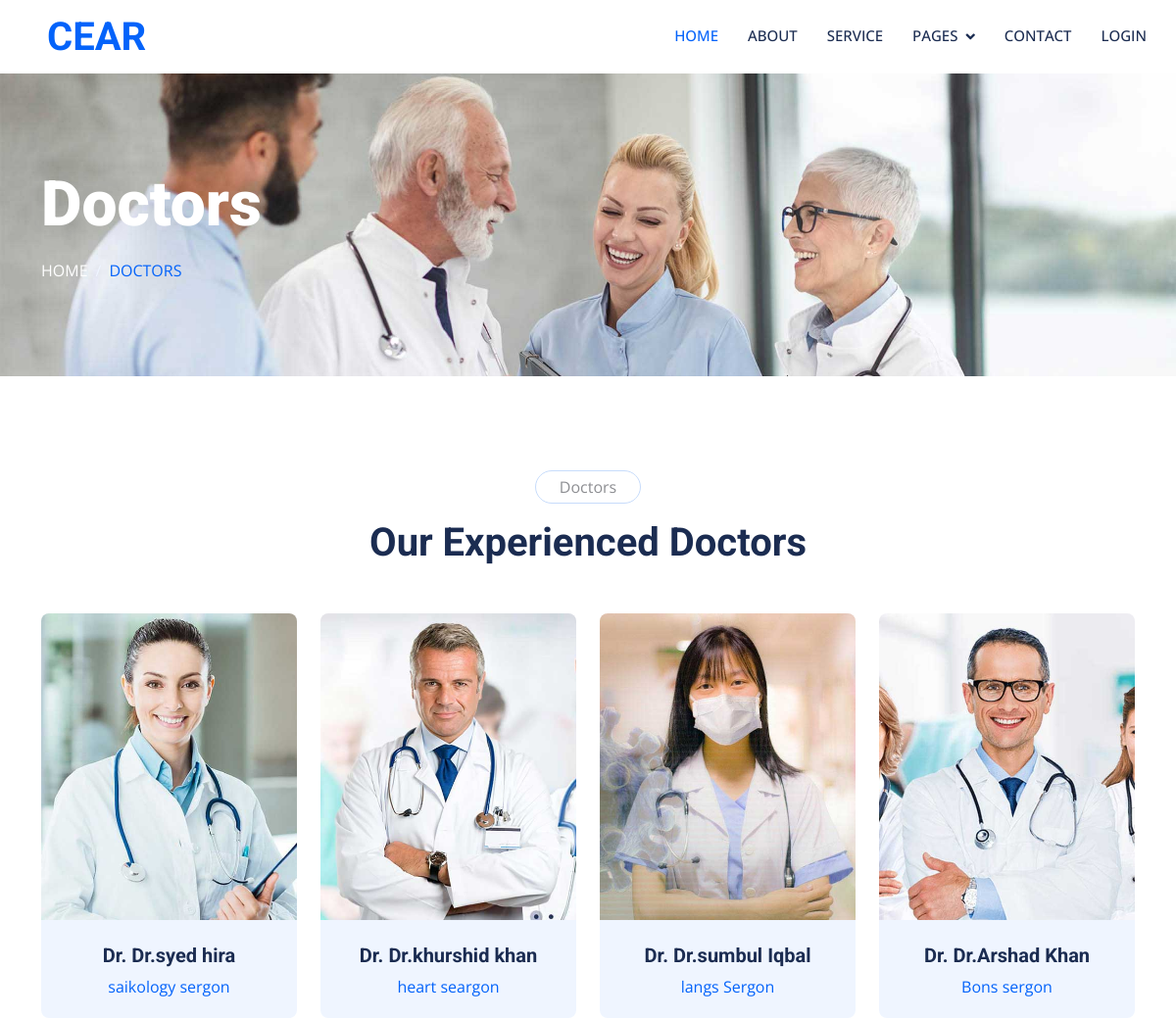
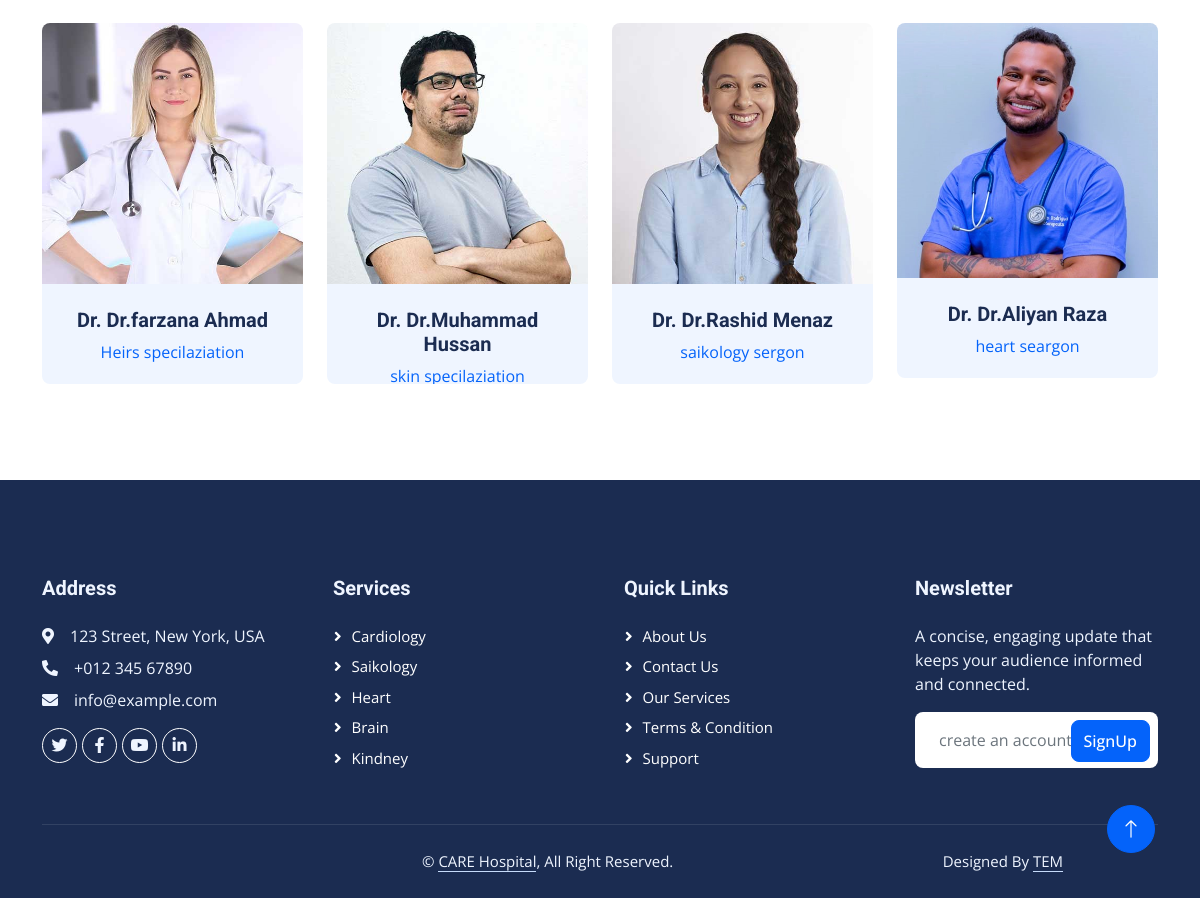
/Frontend/team.php, run on the app's committed database (2 pictures, top to bottom).
### tables this page shows
CREATE TABLE `doctors` (
  `doctor_id` int(11) NOT NULL,
  `first_name` varchar(255) NOT NULL,
  `last_name` varchar(255) NOT NULL,
  `email` varchar(255) NOT NULL,
  `phone_number` varchar(255) NOT NULL,
  `address` varchar(255) NOT NULL,
  `date_of_birth` varchar(255) NOT NULL,
  `hire_date` varchar(255) NOT NULL,
  `availability_tstart` varchar(255) NOT NULL,
  `availability_tend` varchar(255) NOT NULL,
  `availability_week` varchar(255) NOT NULL,
  `exprience` varchar(255) NOT NULL,
  `education` varchar(255) NOT NULL,
  `details` varchar(255) NOT NULL,
  `profile_picture` varchar(255) NOT NULL,
  `category_id` int(11) NOT NULL,
  `city_id` int(11) NOT NULL,
  `role_id` int(11) NOT NULL,
  `user_id` int(11) NOT NULL
);

CREATE TABLE `categories` (
  `category_id` int(11) NOT NULL,
  `category_name` varchar(255) NOT NULL,
  `category_desc` varchar(255) NOT NULL,
  `c_image` varchar(255) NOT NULL
);

### Frontend/team.php (the view, shortened to what this page needs)
<?php
include 'link.php';
include 'header.php';
?>
    <div class="container-fluid page-header py-5 mb-5 wow fadeIn" data-wow-delay="0.1s">
        <div class="container py-5">
            <h1 class="display-3 text-white mb-3 animated slideInDown">Doctors</h1>
            <nav aria-label="breadcrumb animated slideInDown">
                <ol class="breadcrumb text-uppercase mb-0">
                    <li class="breadcrumb-item"><a class="text-white" href="index.php">Home</a></li>
                    <li class="breadcrumb-item text-primary active" aria-current="page">Doctors</li>
                </ol>
            </nav>
        </div>
    </div>
    <div class="container-xxl py-5">
    <div class="container">
        <div class="text-center mx-auto mb-5 wow fadeInUp" data-wow-delay="0.1s" style="max-width: 600px;">
            <p class="d-inline-block border rounded-pill py-1 px-4">Doctors</p>
            <h1>Our Experienced Doctors</h1>
        </div>
        <div class="row g-4">
        <?php
        if (isset($_GET['id'])) {
            $category = $_GET['id'];
            $whereClause = "WHERE doctors.category_id = $category";
        } else {
            $whereClause = "";
        }
        $selectquery = "
            SELECT doctors.*, categories.category_name
            FROM doctors
            INNER JOIN categories ON doctors.category_id = categories.category_id
            $whereClause";
        $query = mysqli_query($cons, $selectquery);
        while ($row = mysqli_fetch_assoc($query)) {
        ?>
            <div class="col-lg-3 col-md-6 wow fadeInUp" data-wow-delay="0.1s">
                <div class="team-item position-relative rounded overflow-hidden">
                    <div class="overflow-hidden">
                        <img class="img-fluid" src="../backend/uploads-images/<?php echo $row['profile_picture']; ?>" alt="Doctor Image">
                    </div>
                    <div class="team-text bg-light text-center p-4">
                        <h5>Dr. <?php echo $row['first_name'] . ' ' . $row['last_name']; ?></h5>
                        <p class="text-primary"><?php echo $row['category_name']; ?></p>
                        <p class="text-primary">Book Appoientment</p>
                    </div>
                </div>
            </div>
        <?php
        }
        ?>
        </div>
    </div>
</div>
<?php
include 'footer.php';
?>

### Frontend/css/style.css (style rules this page uses)
:root { --primary: #0463FA; --light: #EFF5FF; --dark: #1B2C51; }
.page-header { background: url(../img/header-page.jpg) top center no-repeat; background-size: cover; text-shadow: 0 0 30px rgba(0, 0, 0, .1); }
.breadcrumb-item + .breadcrumb-item::before { color: var(--light); }
.team-item img { position: relative; top: 0; transition: .5s; }
.team-item .team-text { position: relative; height: 100px; transition: .5s; }

### data on the page
doctors: profile_picture (picture), first_name "Dr.syed", last_name "hira", category.category_name "saikology sergon"
doctors: profile_picture (picture), first_name "Dr.khurshid", last_name "khan", category.category_name "heart seargon"
doctors: profile_picture (picture), first_name "Dr.sumbul", last_name "Iqbal", category.category_name "langs Sergon"
doctors: profile_picture (picture), first_name "Dr.Arshad", last_name "Khan", category.category_name "Bons sergon"
doctors: profile_picture (picture), first_name "Dr.farzana", last_name "Ahmad", category.category_name "Heirs specilaziation"
doctors: profile_picture (picture), first_name "Dr.Muhammad", last_name "Hussan", category.category_name "skin specilaziation"
doctors: profile_picture (picture), first_name "Dr.Rashid", last_name "Menaz", category.category_name "saikology sergon"
doctors: profile_picture (picture), first_name "Dr.Aliyan", last_name "Raza", category.category_name "heart seargon"
